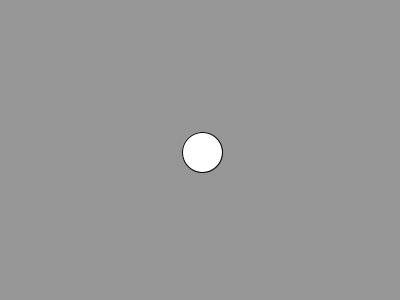
Frame 1 (no input)
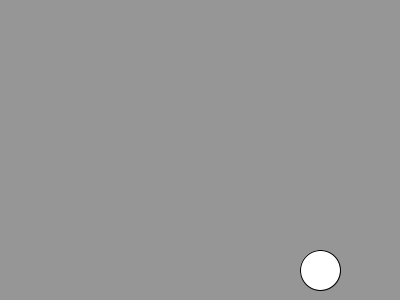
Frame 60 (the mouse pressed at the canvas centre just before this capture)
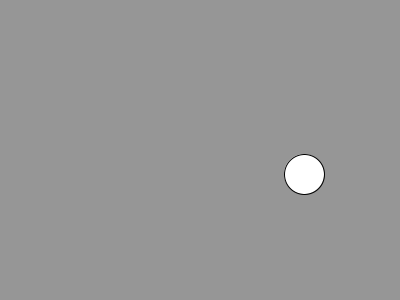
Frame 120 (the mouse held since frame 60 and released just before this capture)

The Processing sketch that drew these frames (run headless with seeded random() and noise(); from frame 60 on, the mouse is pressed at the canvas centre):

// Processing sketch: Targetgame
// ── Targetgame.pde
int targetX = 200;
int targetY = 150;
int targetXVel = 2;
int targetYVel = 2;
int targetSize = 40;
int score = 0;

void setup(){
  size(400, 300); 
 
}

void draw(){
  background(150);
  
  //target movement, basically just the class example thing, but set up for both X and Y, and bouncing on the edge instead of from the middle of the circle
  targetX += targetXVel;
  
  if(targetX +10 + (targetSize / 2) > width || targetX - (targetSize / 2) < 0){
 // println("Boing!");
  targetXVel = targetXVel * -1;
  }
 
  targetY += targetYVel;
  
  if(targetY + (targetSize / 2) > height || targetY - (targetSize / 2) < 0){
 // println("Boing!");
  targetYVel = targetYVel * -1;


  }

//Here's the interesting bit, where we make the target react to the mouse
  if(mousePressed == true && (dist(mouseX, mouseY, targetX, targetY) < targetSize/2)){
   println("OW!"); //for hit detection purposes
   score ++; 
   
   targetSize = int(random(30, 50)); //randomize target size
   println("Size: " + str(targetSize));
   
   targetX = int(random(targetSize, width - targetSize)); //randomize x position
   
   targetY = int(random(targetSize, height - targetSize)); //do the same for Y   
   
   targetXVel = (int(random(-3,3))); //randomize X direction
   
   targetYVel = (int(random(-3,3))); // same for y
   // note: might want to figure out how to make it not be zero
   
   println("X Vel: " + str(targetXVel) + " Y Vel: " + str(targetYVel));
   println("Score: " +  str(score));
   
  }
    


ellipse(targetX, targetY, targetSize, targetSize);
}
  
